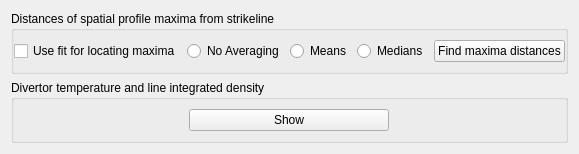
              <widget class="QWidget" name="tab_2">
               <attribute name="title">
                <string>Tools</string>
               </attribute>
               <layout class="QVBoxLayout" name="verticalLayout_9">
                <item>
                 <layout class="QVBoxLayout" name="verticalLayout_8">
                  <item>
                   <widget class="QGroupBox" name="groupBox_3">
                    <property name="title">
                     <string>Distances of spatial profile maxima from strikeline</string>
                    </property>
                    <layout class="QVBoxLayout" name="verticalLayout_11">
                     <property name="spacing">
                      <number>6</number>
                     </property>
                     <property name="leftMargin">
                      <number>0</number>
                     </property>
                     <property name="rightMargin">
                      <number>0</number>
                     </property>
                     <item>
                      <layout class="QHBoxLayout" name="horizontalLayout_2">
                       <item>
                        <widget class="QCheckBox" name="cbDistancesFitting">
                         <property name="toolTip">
                          <string>Use the fit rather than the actual data for determining the signal maximum. The same fit method as specified for the spatial plot (View -&gt; Spatial Plot -&gt; Fitting) is used</string>
                         </property>
                         <property name="text">
                          <string>Use fit for locating maxima</string>
                         </property>
                        </widget>
                       </item>
                       <item>
                        <widget class="QRadioButton" name="radioDistancesNoAveraging">
                         <property name="toolTip">
                          <string>Use the data as is for fitting and maxima determination</string>
                         </property>
                         <property name="text">
                          <string>No Averaging</string>
                         </property>
                        </widget>
                       </item>
                       <item>
                        <widget class="QRadioButton" name="radioDistancesMeans">
                         <property name="toolTip">
                          <string>Take the mean of the data for each probe before fitting and maxima determination</string>
                         </property>
                         <property name="text">
                          <string>Means</string>
                         </property>
                        </widget>
                       </item>
                       <item>
                        <widget class="QRadioButton" name="radioDistancesMedians">
                         <property name="toolTip">
                          <string>Take the median of the data for each probe before fitting and maxima determination</string>
                         </property>
                         <property name="text">
                          <string>Medians</string>
                         </property>
                        </widget>
                       </item>
                       <item>
                        <widget class="QPushButton" name="btnFindMaximaDistances">
                         <property name="text">
                          <string>Find maxima distances</string>
                         </property>
                        </widget>
                       </item>
                      </layout>
                     </item>
                    </layout>
                   </widget>
                  </item>
                 </layout>
                </item>
                <item>
                 <layout class="QHBoxLayout" name="horizontalLayout_3">
                  <item>
                   <widget class="QGroupBox" name="groupBox_4">
                    <property name="title">
                     <string>Divertor temperature and line integrated density</string>
                    </property>
                    <layout class="QHBoxLayout" name="horizontalLayout_6">
                     <item>
                      <widget class="QPushButton" name="btnTivNbar">
                       <property name="maximumSize">
                        <size>
                         <width>200</width>
                         <height>16777215</height>
                        </size>
                       </property>
                       <property name="text">
                        <string>Show</string>
                       </property>
                      </widget>
                     </item>
                    </layout>
                   </widget>
                  </item>
                 </layout>
                </item>
               </layout>
              </widget>
